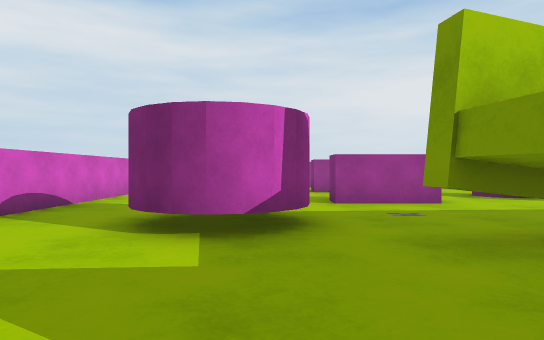
View 1 (above)

24 first-person views from a walk through a Unity game level. The camera is 0.68 m above the floor, looks level and sees 75° across. The floor is counted in squares, 1 m on a side. Each view is taken from the middle of a square. On the plan, view 1 faces up. The plan holds only what a view shows up to about 10 squares ahead; the rest is blank. Surface patterns are stand-ins for the level's own textures.

View 2
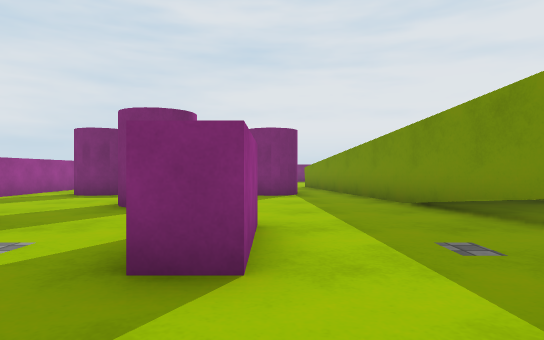

View 3
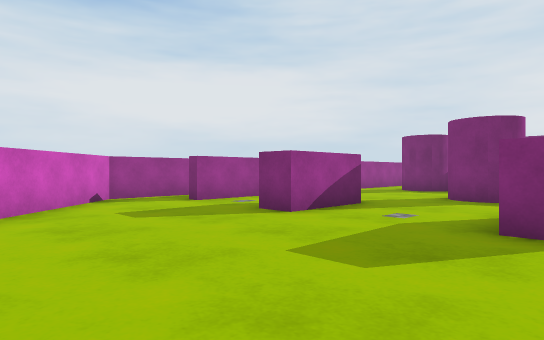

View 4
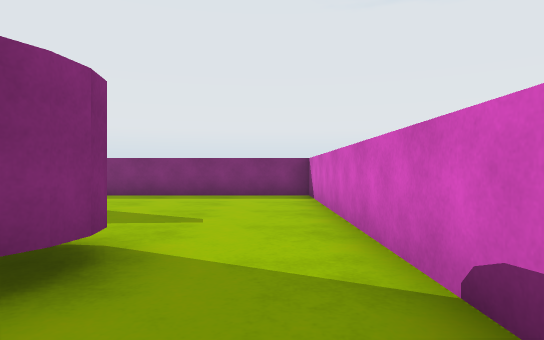

View 5
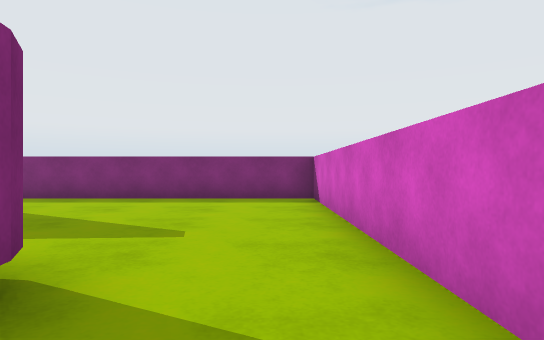

View 6
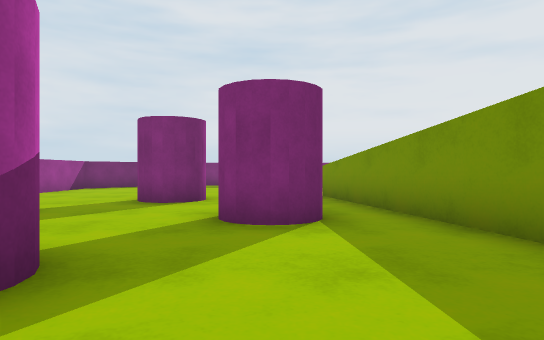

View 7
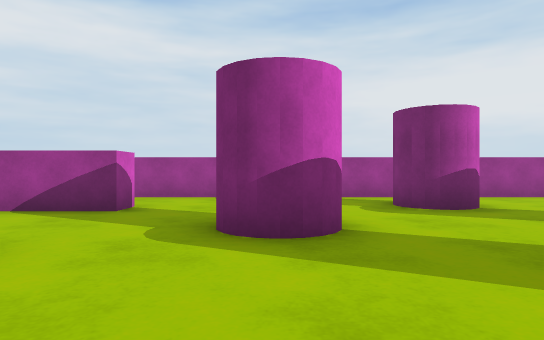

View 8
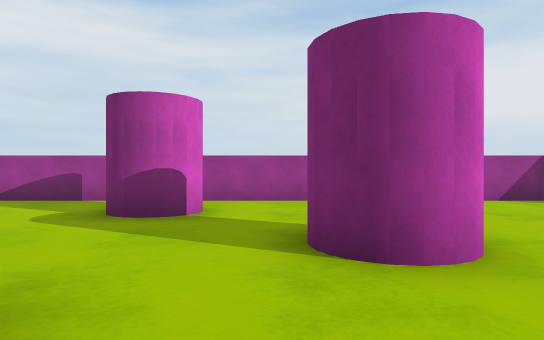

View 9
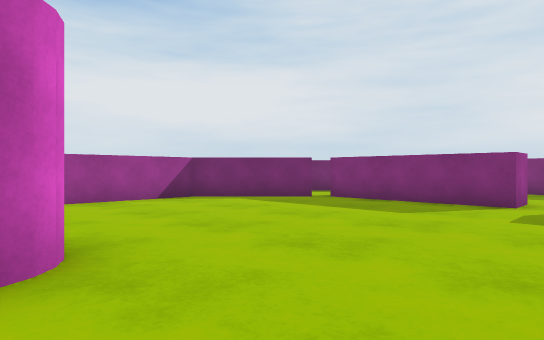

View 10
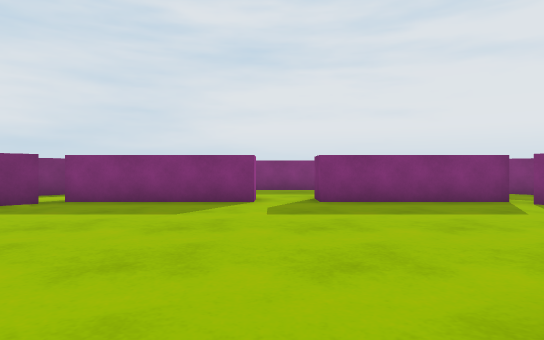

View 11
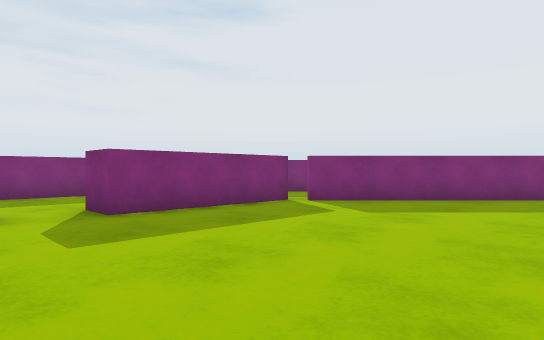

View 12
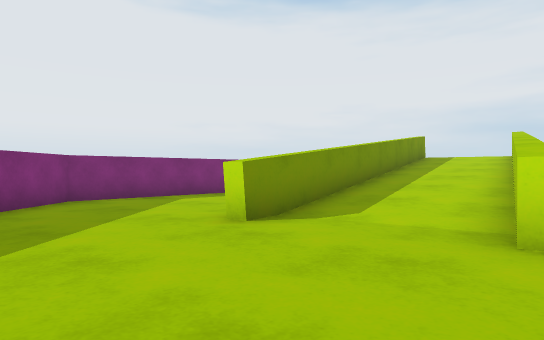

View 13
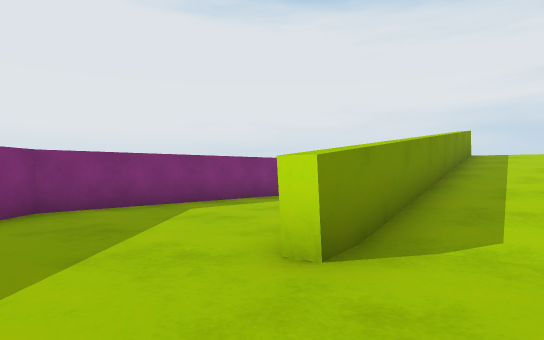

View 14
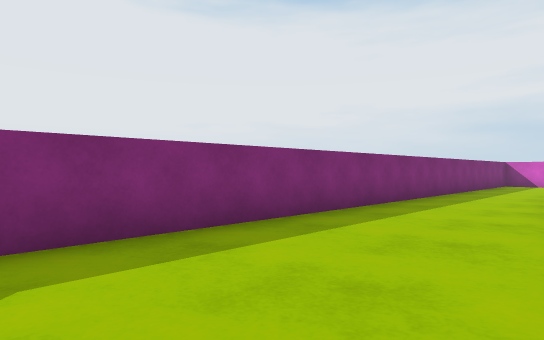

View 15
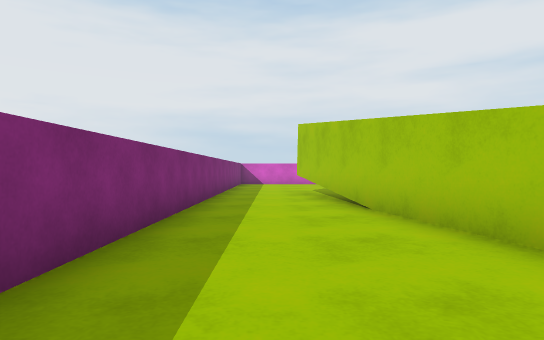

View 16
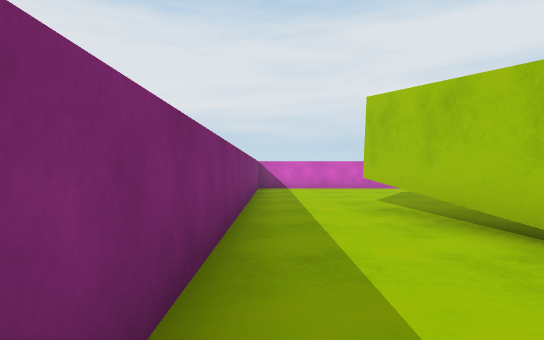

View 17
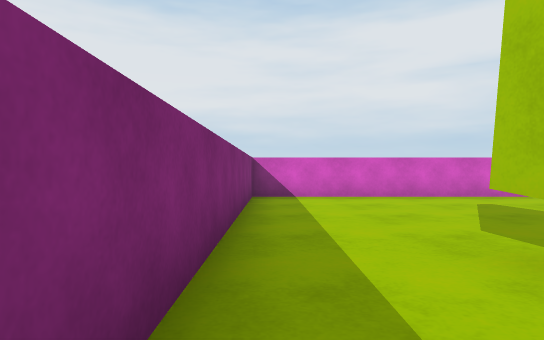

View 18
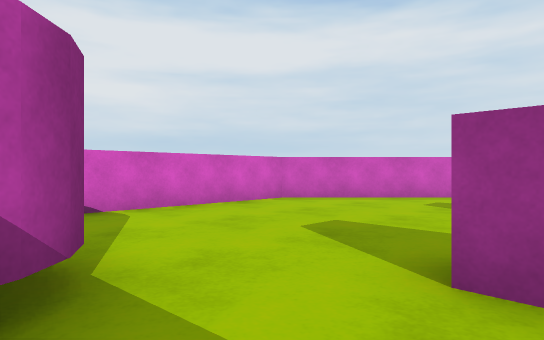

View 19
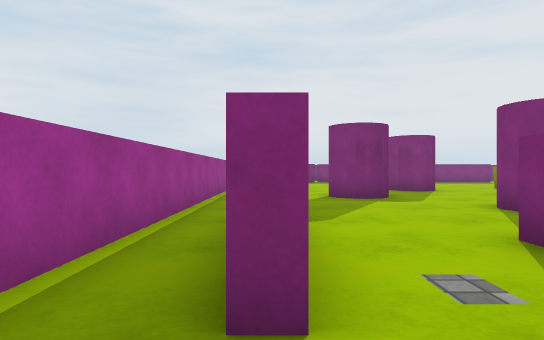

View 20
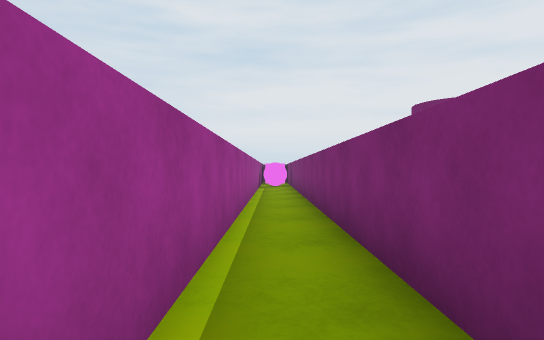

View 21
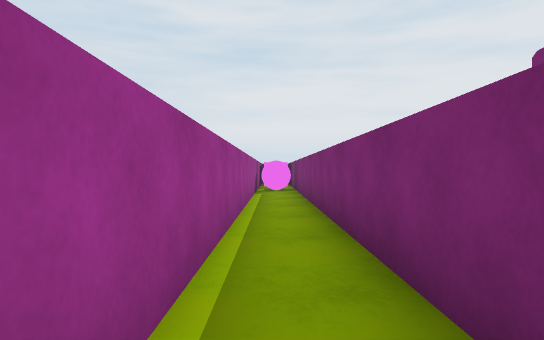

View 22
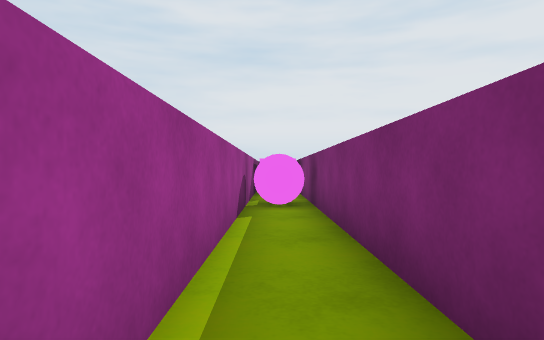

View 23
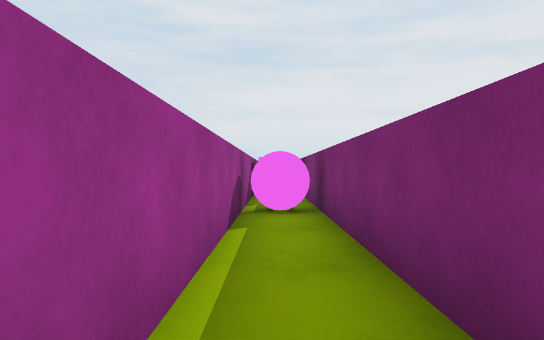

View 24
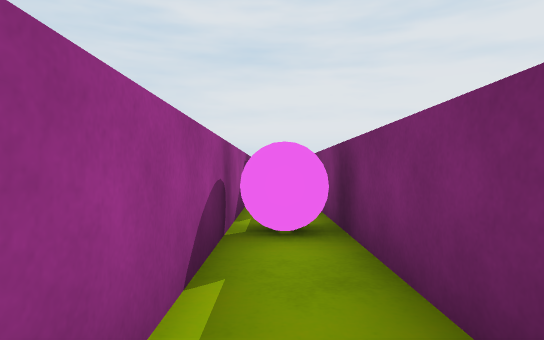

### Floor plan
Key: @ floor where view 1 was taken; # wall or solid block; . main floor; : floor 0.4 m higher than the main floor; + floor 0.45 m higher than the main floor; / step, stairs or slope; ^ raised ledge; C pink cylinder; B pink block; A ball.
Columns run from 4 left of view 1 to 24 right of it. Each row starts with its distance up from view 1.
 16    ######################^
 15   ##..................A..^^
 14  ##...###################^
 13 ##....................#  .#
 12 #............CC....... #..
 11 #.....BB.....C..........#
 10 #.........C.....C.......#
  9 #.........CC....CC......#
  8 #.....BB.....C..........# ..#
  7 #.....BB.....CC.............#
  6 #.. ........................#
  5 #..CC.......#^^^^^......#  .#
  4 #.CCC..#####^:///.......#
  3 #.....##  ///////.......#
  2 #...../  ////+###^^....##
  1 #...../  #^^###.......##.
  0 #...@..###...........##
 -1 #...................##
 -2 #..................##
 -3 ####################

Where each view was taken, in squares from view 1:
view 1: 0 up, 0 right, facing up
view 2: 7 up, 1 left, facing right
view 3: 7 up, 3 left, facing up-right
view 4: 7 up, 3 left, facing down
view 5: 6 up, 3 left, facing down
view 6: 7 up, 4 right, facing right
view 7: 5 up, 6 right, facing up
view 8: 6 up, 11 right, facing up
view 9: 6 up, 12 right, facing up-right
view 10: 7 up, 12 right, facing right
view 11: 8 up, 14 right, facing down-right
view 12: 6 up, 17 right, facing down-left
view 13: 4 up, 16 right, facing down-left
view 14: 1 up, 13 right, facing down-left
view 15: 1 down, 13 right, facing left
view 16: 2 down, 9 right, facing left
view 17: 2 down, 5 right, facing left
view 18: 5 up, 2 right, facing up-left
view 19: 14 up, 0 right, facing right
view 20: 15 up, 3 right, facing right
view 21: 15 up, 6 right, facing right
view 22: 15 up, 11 right, facing right
view 23: 15 up, 12 right, facing right
view 24: 15 up, 14 right, facing right
